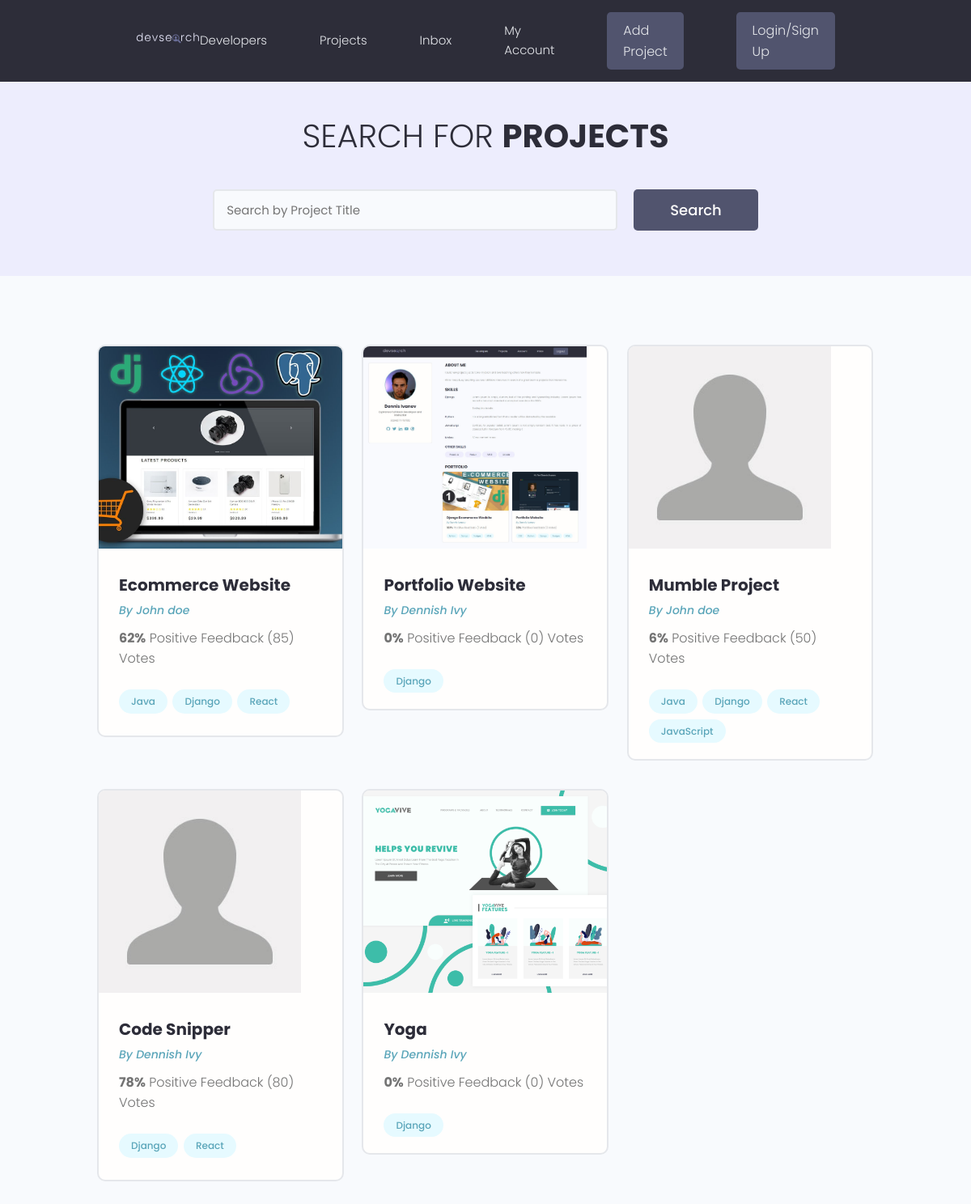
/projects/, run on the app's committed database.
### projects/models.py (models this page shows, shortened)
class Project(models.Model):
    owner = models.ForeignKey(Profile, null=True, blank=True, on_delete=models.SET_NULL)
    title = models.CharField(max_length=200)
    description = models.TextField(null = True, blank=True)
    featured_image = models.ImageField(null=True, blank=True, default="default.jpg")
    demo_link = models.CharField(max_length=2000, null = True, blank=True)
    source_link = models.CharField(max_length=2000, null=True, blank=True)
    tags = models.ManyToManyField('Tag', blank=True)
    vote_total = models.IntegerField(default=0, null=True, blank=True)
    vote_ratio = models.IntegerField(default=0, null=True, blank=True)
    created = models.DateTimeField(auto_now_add=True)
    id = models.UUIDField(default=uuid.uuid4, unique=True, primary_key=True, editable=False)

class Tag(models.Model):
    name = models.CharField(max_length=200)
    created = models.DateTimeField(auto_now_add=True)
    id = models.UUIDField(default=uuid.uuid4, unique=True, primary_key=True, editable=False)
    def __str__(self):
        return self.name

### users/models.py (models this page shows, shortened)
class Profile(models.Model):
    user = models.OneToOneField(User, on_delete=models.CASCADE, null=True, blank=True)
    name = models.CharField(max_length=200, null=True, blank=True)
    email = models.EmailField(max_length=500, blank=True, null=True)
    username = models.CharField(max_length=200, null=True, blank=True)
    location = models.CharField(max_length=200, null=True, blank=True)
    short_intro = models.CharField(max_length=200, null=True, blank=True)
    bio = models.TextField( null=True, blank=True)
    profile_image = models.ImageField(null=True, blank= True, upload_to='profiles/', default="profiles/user-default.png")
    social_github = models.CharField(max_length=200, null=True, blank=True)
    social_twitter = models.CharField(max_length=200, null=True, blank=True)
    social_linkedin = models.CharField(max_length=200, null=True, blank=True)
    social_youtube = models.CharField(max_length=200, null=True, blank=True)
    social_website = models.CharField(max_length=200, null=True, blank=True)
    created = models.DateTimeField(auto_now_add=True)
    id = models.UUIDField(default=uuid.uuid4, unique=True, primary_key=True, editable=False)

### projects/views.py (the view)
# urls.py: path('projects/', include('projects.urls')),
def projects(request):
    projects = Project.objects.all()
    context = {'projects':projects }
    return render(request, 'projects/projects.html', context)

### projects/templates/projects/projects.html (shortened to what this page needs)
{% extends 'main.html' %}
{% block content %}
<main class="projects">
    <section class="hero-section text-center">
        <div class="container container--narrow">
            <div class="hero-section__box">
                <h2>Search for <span>Projects</span></h2>
            </div>
            <div class="hero-section__search">
                <form id='searchForm' class="form" action="{% url 'projects' %}" method="get">
                    <div class="form__field">
                        <input class="input input--text" id="formInput#search" type="text" name="search_query"
                            placeholder="Search by Project Title" value="{{search_query}}" />
                    </div>
                    <input class="btn btn--sub btn--lg" type="submit" value="Search" />
                </form>
            </div>
        </div>
    </section>
    <section class="projectsList">
        <div class="container">
            <div class="grid grid--three">
                {% for project in projects %}
                <div class="column">
                    <div class="card project">
                        <a href="{% url 'project' project.id %}" class="project">
                            <img class="project__thumbnail" src="{{project.featured_image.url}}" alt="project thumbnail" />
                            <div class="card__body">
                                <h3 class="project__title">{{project.title}}</h3>
                                <p><a class="project__author" href="{% url 'user-profile' project.owner.id %}">By
                                        {{project.owner.name}}</a>
                                </p>
                                <p class="project--rating">
                                    <span style="font-weight: bold;">{{project.vote_ratio}}%</span> Positive
                                    Feedback ({{project.vote_total}}) Vote{{project.vote_total|pluralize:"s"}}
                                </p>
                                <div class="project__tags">
                                    {% for tag in project.tags.all %}
                                    <span class="tag tag--pill tag--main">
                                        <small>{{tag}}</small>
                                    </span>
                                    {% endfor %}
                                </div>
                            </div>
                        </a>
                    </div>
                </div>
                {% endfor %}
            </div>
        </div>
    </section>
</main>
{% endblock %}

### static/styles/app.css (style rules this page uses)
:root { --color-sub: #2d2d39; }
.btn--sub { background-color: var(--color-sub-light); }
.card { border: 2px solid var(--color-light); }
img { width: 100%; }
.hero-section { height: 40vh; display: flex; align-items: center; background-color: var(--color-sub); }
.hero-section__box { margin-bottom: 4rem; }
.hero-section__box > h2, .hero-section__box > h2 > span { font-size: 4rem; color: var(--color-light); line-height: 1.3; text-transform: uppercase; }
.hero-section__box > h2 { font-weight: 300; }
.hero-section__box > h2 > span { font-weight: 700; }
.hero-section__search > .form { display: flex; align-items: center; justify-content: center; gap: 2rem; }
.hero-section__search > .form input.input--text { width: 50rem; }
.project__author { font-size: 1.4rem; font-style: italic; }
.project--rating { margin-bottom: 1.6em; margin-top: .5em; }
.projects > .hero-section { background: var(--color-sub-lighter); height: 30vh; }
.projects .hero-section__box { margin-bottom: 2.5rem; }
.projects .hero-section__box > h2 { color: var(--color-sub); }
.projects .hero-section__box > h2 > span { font-weight: 700; color: var(--color-sub); }
.projectsList { margin-top: 8rem; }
.project__thumbnail { height: 25rem; object-fit: cover; object-position: top center; }
.project__title { font-size: 2rem; font-weight: 700; color: var(--color-sub); }

### static/uikit/styles/modules/_variables.css (style rules this page uses)
:root { --color-main: #5aa5b9; --color-main-light: #e6faff; --color-sub: #3f4156; --color-sub-light: #51546e; --color-sub-lighter: #ededfd; --color-text: #737373; --color-gray: #8b8b8b; --color-light: #e5e7eb; --color-light-gray: #767676; --color-bg: #f8fafd; --color-white: #fffefd; --color-white-light: #f3f3f3; --color-success: #359e64; --color-success-bg: #def8e8; --color-error: #fc4b0b; --color-error-bg: #fff2ee; --font-base: 'Poppins', arial, helvetica, 'Segoe UI', roboto, ubuntu, sans-serif; --font-monospace: 'Fira Code', 'Courier New', courier, monospace; --font-regular: 300; --font-medium: 500; --font-bold: 700; --generic-shadow: 1px 1px 5px #00000010; --generic-transition: all 0.3s ease-in-out; }

### static/uikit/styles/modules/_base.css (style rules this page uses)
* { margin: 0; padding: 0; box-sizing: border-box; text-rendering: optimizeLegibility; color: inherit; font-size: inherit; }
html { font-size: 50%; }
@media only screen and (min-width: 480px) { html { font-size: 56.25%; } }
@media only screen and (min-width: 1200px) { html { font-size: 62.5%; } }
body { line-height: 1.6; font-weight: 400; font-size: 1.5rem; color: var(--color-text); background-color: var(--color-bg); min-height: 100vh; }

### static/uikit/styles/modules/_typography.css (style rules this page uses)
* { font-family: var(--font-base); }
h2 { font-size: 3.6rem; font-weight: var(--font-bold); }
h3 { font-size: 3.2rem; font-weight: var(--font-medium); }
p, span, strong { font-size: 1.6rem; color: var(--color-text); font-weight: var(--font-regular); }
a { padding-bottom: 2px; text-decoration: none; display: inline-block; color: var(--color-main); font-weight: var(--font-medium); }

### static/uikit/styles/modules/_utilities.css (style rules this page uses)
.container { width: 92%; max-width: 165rem; margin: 0 auto; box-sizing: border-box; }
.container--narrow { width: 92%; max-width: 120rem; }
@media screen and (min-width: 1000px) { .container { width: 90%; } }
@media screen and (min-width: 1000px) { .container--narrow { width: 85%; } }
@media screen and (min-width: 1200px) { .container { width: 80%; } }
@media screen and (min-width: 1200px) { .container--narrow { width: 72%; } }
.text-center { text-align: center; }

### static/uikit/styles/modules/_button.css (style rules this page uses)
.btn { display: inline-block; position: relative; cursor: pointer; background-color: var(--color-light); font-weight: var(--font-medium); color: var(--color-sub); text-decoration: none; padding: 1rem 2rem; border-radius: 0.5rem; border: none; width: -webkit-fit-content; width: -moz-fit-content; width: fit-content; height: -webkit-fit-content; height: -moz-fit-content; height: fit-content; font-size: 1.6rem; outline-width: 0; outline-color: transparent; -webkit-backface-visibility: hidden; backface-visibility: hidden; transition: all 0.3s ease-in-out; }
.btn--sub { background-color: var(--color-sub); color: var(--color-white); }
.btn--lg { font-size: 1.8rem; padding: 1.2rem 4.5rem; }

### static/uikit/styles/modules/_card.css (style rules this page uses)
.card { border-radius: 1rem; background-color: var(--color-white); border: 1.5px solid var(--color-light); width: auto; height: auto; margin-top: 0.5rem; margin-bottom: 0.5rem; overflow: hidden; }
.card__body, .card__header { padding: 2rem 2.5rem; }

### data on the page
Project: featured_image (picture), title "Ecommerce Website", owner.name "John doe", vote_ratio "62", vote_total "85"
Tag: name "Java"
Tag: name "Django"
Tag: name "React"
Project: featured_image (picture), title "Portfolio Website", owner.name "Dennish Ivy", vote_ratio "0", vote_total "0"
Project: featured_image (placeholder picture), title "Mumble Project", owner.name "John doe", vote_ratio "6", vote_total "50"
Tag: name "JavaScript"
Project: featured_image (placeholder picture), title "Code Snipper", owner.name "Dennish Ivy", vote_ratio "78", vote_total "80"
Project: featured_image (picture), title "Yoga", owner.name "Dennish Ivy", vote_ratio "0", vote_total "0"
